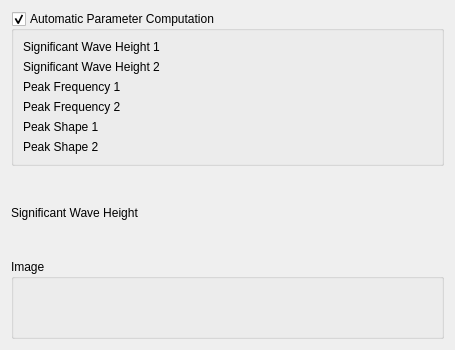
<?xml version="1.0" encoding="UTF-8"?>
<ui version="4.0">
 <class>SeaLabGui::DlgOchiAndHubbleSpectrum</class>
 <widget class="QWidget" name="SeaLabGui::DlgOchiAndHubbleSpectrum">
  <property name="geometry">
   <rect>
    <x>0</x>
    <y>0</y>
    <width>455</width>
    <height>350</height>
   </rect>
  </property>
  <property name="windowTitle">
   <string>Feature Parameters</string>
  </property>
  <property name="sizeGripEnabled" stdset="0">
   <bool>true</bool>
  </property>
  <layout class="QGridLayout" name="gridLayout">
   <item row="9" column="0">
    <widget class="QGroupBox" name="GroupBox5_5">
     <property name="title">
      <string>Image</string>
     </property>
     <layout class="QGridLayout" name="_6">
      <property name="leftMargin">
       <number>9</number>
      </property>
      <property name="topMargin">
       <number>9</number>
      </property>
      <property name="rightMargin">
       <number>9</number>
      </property>
      <property name="bottomMargin">
       <number>9</number>
      </property>
      <property name="spacing">
       <number>6</number>
      </property>
      <item row="1" column="0">
       <layout class="QHBoxLayout" name="horizontalLayout_9" stretch="0">
        <item>
         <widget class="QLabel" name="label_Image">
          <property name="text">
           <string/>
          </property>
         </widget>
        </item>
       </layout>
      </item>
     </layout>
    </widget>
   </item>
   <item row="0" column="0">
    <widget class="QGroupBox" name="GroupBox_AutoPara">
     <property name="title">
      <string>Automatic Parameter Computation</string>
     </property>
     <property name="checkable">
      <bool>true</bool>
     </property>
     <layout class="QGridLayout" name="_5">
      <property name="leftMargin">
       <number>9</number>
      </property>
      <property name="topMargin">
       <number>9</number>
      </property>
      <property name="rightMargin">
       <number>9</number>
      </property>
      <property name="bottomMargin">
       <number>9</number>
      </property>
      <property name="spacing">
       <number>6</number>
      </property>
      <item row="1" column="0">
       <layout class="QVBoxLayout" name="verticalLayout_2">
        <item>
         <layout class="QHBoxLayout" name="horizontalLayout" stretch="0,0">
          <item>
           <widget class="QLabel" name="label">
            <property name="text">
             <string>Significant Wave Height 1</string>
            </property>
           </widget>
          </item>
          <item>
           <widget class="Gui::QuantitySpinBox" name="doubleSpinBox_SignificantWaveHeight1" native="true">
            <property name="keyboardTracking" stdset="0">
             <bool>false</bool>
            </property>
           </widget>
          </item>
         </layout>
        </item>
        <item>
         <layout class="QHBoxLayout" name="horizontalLayout_2" stretch="0,0">
          <item>
           <widget class="QLabel" name="label_2">
            <property name="text">
             <string>Significant Wave Height 2</string>
            </property>
           </widget>
          </item>
          <item>
           <widget class="Gui::QuantitySpinBox" name="doubleSpinBox_SignificantWaveHeight2" native="true">
            <property name="keyboardTracking" stdset="0">
             <bool>false</bool>
            </property>
           </widget>
          </item>
         </layout>
        </item>
        <item>
         <layout class="QHBoxLayout" name="horizontalLayout_16" stretch="0,0">
          <item>
           <widget class="QLabel" name="label_15">
            <property name="text">
             <string>Peak Frequency 1</string>
            </property>
           </widget>
          </item>
          <item>
           <widget class="Gui::QuantitySpinBox" name="doubleSpinBox_PeakFrequency1" native="true">
            <property name="keyboardTracking" stdset="0">
             <bool>false</bool>
            </property>
           </widget>
          </item>
         </layout>
        </item>
        <item>
         <layout class="QHBoxLayout" name="horizontalLayout_15" stretch="0,0">
          <item>
           <widget class="QLabel" name="label_14">
            <property name="text">
             <string>Peak Frequency 2</string>
            </property>
           </widget>
          </item>
          <item>
           <widget class="Gui::QuantitySpinBox" name="doubleSpinBox_PeakFrequency2" native="true">
            <property name="keyboardTracking" stdset="0">
             <bool>false</bool>
            </property>
           </widget>
          </item>
         </layout>
        </item>
        <item>
         <layout class="QHBoxLayout" name="horizontalLayout_4" stretch="0,0">
          <item>
           <widget class="QLabel" name="label_4">
            <property name="text">
             <string>Peak Shape 1</string>
            </property>
           </widget>
          </item>
          <item>
           <widget class="Gui::QuantitySpinBox" name="doubleSpinBox_PeakShape1" native="true">
            <property name="keyboardTracking" stdset="0">
             <bool>false</bool>
            </property>
           </widget>
          </item>
         </layout>
        </item>
        <item>
         <layout class="QHBoxLayout" name="horizontalLayout_5" stretch="0,0">
          <item>
           <widget class="QLabel" name="label_5">
            <property name="text">
             <string>Peak Shape 2</string>
            </property>
           </widget>
          </item>
          <item>
           <widget class="Gui::QuantitySpinBox" name="doubleSpinBox_PeakShape2" native="true">
            <property name="keyboardTracking" stdset="0">
             <bool>false</bool>
            </property>
           </widget>
          </item>
         </layout>
        </item>
       </layout>
      </item>
     </layout>
    </widget>
   </item>
   <item row="8" column="0">
    <layout class="QHBoxLayout" name="horizontalLayout_7" stretch="0,0">
     <item>
      <widget class="QLabel" name="label_7">
       <property name="text">
        <string>Significant Wave Height</string>
       </property>
      </widget>
     </item>
     <item>
      <widget class="Gui::QuantitySpinBox" name="doubleSpinBox_SignificantWaveHeight" native="true">
       <property name="keyboardTracking" stdset="0">
        <bool>false</bool>
       </property>
      </widget>
     </item>
    </layout>
   </item>
  </layout>
 </widget>
 <customwidgets>
  <customwidget>
   <class>Gui::QuantitySpinBox</class>
   <extends>QWidget</extends>
   <header>Gui/QuantitySpinBox.h</header>
  </customwidget>
 </customwidgets>
 <resources/>
 <connections/>
</ui>
